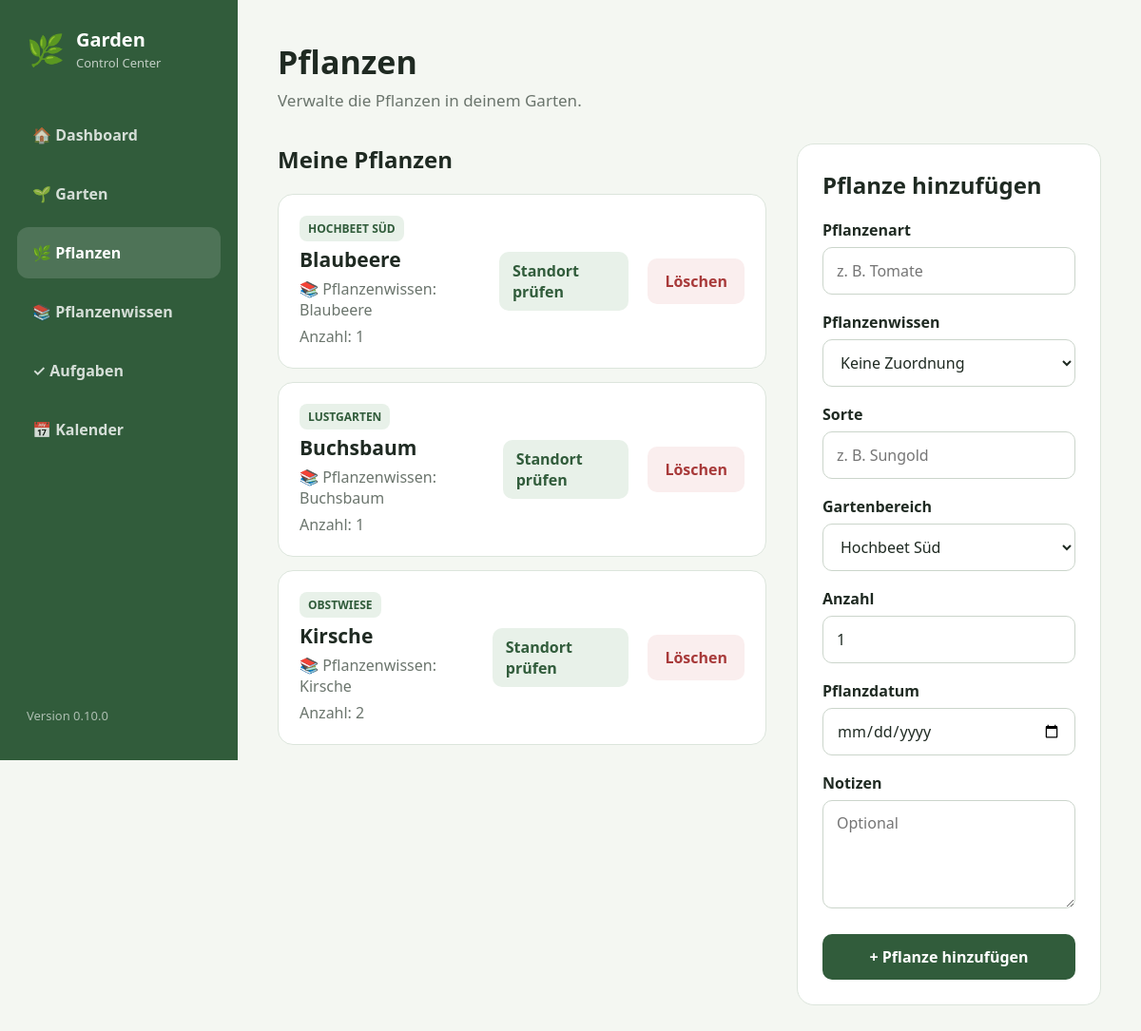
/plants, run on the app's committed database.
### app/models/plant.py (models this page shows)
class Plant(Base):
    __tablename__ = "plants"
    id: Mapped[int] = mapped_column(
        Integer,
        primary_key=True,
        index=True,
    )
    name: Mapped[str] = mapped_column(
        String(100),
        nullable=False,
    )
    variety: Mapped[str | None] = mapped_column(
        String(100),
        nullable=True,
    )
    quantity: Mapped[int] = mapped_column(
        Integer,
        default=1,
        nullable=False,
    )
    planted_at: Mapped[date | None] = mapped_column(
        Date,
        nullable=True,
    )
    notes: Mapped[str | None] = mapped_column(
        Text,
        nullable=True,
    )
    garden_area_id: Mapped[int] = mapped_column(
        ForeignKey("garden_areas.id"),
        nullable=False,
    )
    species_id: Mapped[int | None] = mapped_column(
        ForeignKey("plant_species.id"),
        nullable=True,
    )
    created_at: Mapped[datetime] = mapped_column(
        DateTime,
        default=datetime.now,
    )
    garden_area: Mapped["GardenArea"] = relationship(
        back_populates="plants",
    )
    species: Mapped["PlantSpecies | None"] = relationship(
        back_populates="plants",
    )

### app/models/garden_area.py (models this page shows)
class GardenArea(Base):
    __tablename__ = "garden_areas"
    id: Mapped[int] = mapped_column(
        Integer,
        primary_key=True,
        index=True,
    )
    name: Mapped[str] = mapped_column(
        String(100),
        nullable=False,
    )
    area_type: Mapped[str] = mapped_column(
        String(50),
        nullable=False,
    )
    area_size: Mapped[float | None] = mapped_column(
        Float,
        nullable=True,
    )
    light_condition: Mapped[str | None] = mapped_column(
        String(30),
        nullable=True,
    )
    soil_type: Mapped[str | None] = mapped_column(
        String(100),
        nullable=True,
    )
    soil_ph: Mapped[float | None] = mapped_column(
        Float,
        nullable=True,
    )
    irrigation_zone: Mapped[str | None] = mapped_column(
        String(50),
        nullable=True,
    )
    description: Mapped[str | None] = mapped_column(
        Text,
        nullable=True,
    )
    created_at: Mapped[datetime] = mapped_column(
        DateTime,
        default=datetime.now,
    )
    plants: Mapped[list["Plant"]] = relationship(
        back_populates="garden_area",
        cascade="all, delete-orphan",
    )

### app/models/plant_species.py (models this page shows)
class PlantSpecies(Base):
    __tablename__ = "plant_species"
    id: Mapped[int] = mapped_column(
        Integer,
        primary_key=True,
        index=True,
    )
    name: Mapped[str] = mapped_column(
        String(100),
        nullable=False,
        unique=True,
    )
    category: Mapped[str] = mapped_column(
        String(50),
        nullable=False,
    )
    sowing_start: Mapped[int | None] = mapped_column(
        Integer,
        nullable=True,
    )
    sowing_end: Mapped[int | None] = mapped_column(
        Integer,
        nullable=True,
    )
    planting_start: Mapped[int | None] = mapped_column(
        Integer,
        nullable=True,
    )
    planting_end: Mapped[int | None] = mapped_column(
        Integer,
        nullable=True,
    )
    harvest_start: Mapped[int | None] = mapped_column(
        Integer,
        nullable=True,
    )
    harvest_end: Mapped[int | None] = mapped_column(
        Integer,
        nullable=True,
    )
    water_need: Mapped[str] = mapped_column(
        String(20),
        default="mittel",
        nullable=False,
    )
    nutrient_need: Mapped[str] = mapped_column(
        String(20),
        default="mittel",
        nullable=False,
    )
    light_requirement: Mapped[str | None] = mapped_column(
        String(30),
        nullable=True,
    )
    soil_type: Mapped[str | None] = mapped_column(
        String(100),
        nullable=True,
    )
    soil_moisture_min: Mapped[float | None] = mapped_column(
        Float,
        nullable=True,
    )
    soil_moisture_max: Mapped[float | None] = mapped_column(
        Float,
        nullable=True,
    )
    soil_ph_min: Mapped[float | None] = mapped_column(
        Float,
        nullable=True,
    )
    soil_ph_max: Mapped[float | None] = mapped_column(
        Float,
        nullable=True,
    )
    frost_sensitive: Mapped[bool] = mapped_column(
        Boolean,
        default=False,
        nullable=False,
    )
    waterlogging_sensitive: Mapped[bool] = mapped_column(
        Boolean,
        default=False,
        nullable=False,
    )
    lime_sensitive: Mapped[bool] = mapped_column(
        Boolean,
        default=False,
        nullable=False,
    )
    description: Mapped[str | None] = mapped_column(
        Text,
        nullable=True,
    )
    created_at: Mapped[datetime] = mapped_column(
        DateTime,
        default=datetime.now,
    )
    plants: Mapped[list["Plant"]] = relationship(
        back_populates="species",
    )
    care_rules: Mapped[list["CareRule"]] = relationship(
        back_populates="species",
    )

### app/routers/plants.py (the view)
@router.get("/plants", response_class=HTMLResponse)
async def plants(
    request: Request,
    db: Session = Depends(get_db),
):
    all_plants = (
        db.query(Plant)
        .order_by(Plant.name)
        .all()
    )
    areas = (
        db.query(GardenArea)
        .order_by(GardenArea.name)
        .all()
    )
    species = (
        db.query(PlantSpecies)
        .order_by(PlantSpecies.name)
        .all()
    )
    return templates.TemplateResponse(
        request=request,
        name="plants.html",
        context={
            "page": "plants",
            "app_name": APP_NAME,
            "version": APP_VERSION,
            "plants": all_plants,
            "areas": areas,
            "species": species,
        },
    )

### app/templates/plants.html (shortened to what this page needs)
{% extends "base.html" %}
{% block content %}
<header class="page-header">
            <div>
                <h1>Pflanzen</h1>
                <p>
                    Verwalte die Pflanzen in deinem Garten.
                </p>
            </div>
        </header>
        <section class="two-column">
            <div>
                <h2>Meine Pflanzen</h2>
                {% if plants %}
                <div class="area-list">
                    {% for plant in plants %}
                    <article class="area-card">
                        <div class="area-info">
                            <span class="area-type">
                                {{ plant.garden_area.name }}
                            </span>
                            <h3>
                                {{ plant.name }}
                            </h3>
                            {% if plant.species %}
                            <p>
                                📚 Pflanzenwissen:
                                {{ plant.species.name }}
                            </p>
                            {% endif %}
                            <p>
                                Anzahl: {{ plant.quantity }}
                            </p>
                        </div>
                        <a
                            href="/plants/{{ plant.id }}/analysis"
                            class="secondary-button"
                        >
                            Standort prüfen
                        </a>
                        <form
                            method="post"
                            action="/plants/{{ plant.id }}/delete"
                            onsubmit="return confirm('Pflanze wirklich löschen?');"
                        >
                            <button
                                type="submit"
                                class="danger-button"
                            >
                                Löschen
                            </button>
                        </form>
                    </article>
                    {% endfor %}
                </div>
                {% endif %}
            </div>
            <div>
                <div class="form-card">
                    <h2>
                        Pflanze hinzufügen
                    </h2>
                    {% if areas %}
                    <form
                        method="post"
                        action="/plants"
                    >
                        <label for="name">
                            Pflanzenart
                        </label>
                        <input
                            id="name"
                            name="name"
                            type="text"
                            placeholder="z. B. Tomate"
                            required
                        >
                        <label for="species_id">
                            Pflanzenwissen
                        </label>
                        <select
                            id="species_id"
                            name="species_id"
                        >
                            <option value="">
                                Keine Zuordnung
                            </option>
                        </select>
                        <label for="variety">
                            Sorte
                        </label>
                        <input
                            id="variety"
                            name="variety"
                            type="text"
                            placeholder="z. B. Sungold"
                        >
                        <label for="garden_area_id">
                            Gartenbereich
                        </label>
                        <select
                            id="garden_area_id"
                            name="garden_area_id"
                            required
                        >
                            {% for area in areas %}
                            <option value="{{ area.id }}">
                                {{ area.name }}
                            </option>
                            {% endfor %}
                        </select>
                        <label for="quantity">
                            Anzahl
                        </label>
                        <input
                            id="quantity"
                            name="quantity"
                            type="number"
                            value="1"
                            min="1"
                            required
                        >
                        <label for="planted_at">
                            Pflanzdatum
                        </label>
                        <input
                            id="planted_at"
                            name="planted_at"
                            type="date"
                        >
                        <label for="notes">
                            Notizen
                        </label>
                        <textarea
                            id="notes"
                            name="notes"
                            rows="4"
                            placeholder="Optional"
                        ></textarea>
                        <button
                            type="submit"
                            class="primary-button"
                        >
                            + Pflanze hinzufügen
                        </button>
                    </form>
                    {% endif %}
                </div>
            </div>
        </section>
{% endblock %}

### app/static/css/style.css (style rules this page uses)
:root { --background: #f4f7f2; --surface: #ffffff; --primary: #315c3b; --primary-dark: #24482d; --primary-light: #e8f1e9; --text: #1f2a22; --muted: #6b756d; --border: #dce5dc; --danger: #a83a3a; --danger-background: #faeeee; --radius: 18px; }
* { box-sizing: border-box; }
html, body { margin: 0; min-height: 100%; }
body { font-family: system-ui, -apple-system, BlinkMacSystemFont, "Segoe UI", sans-serif; background: var(--background); color: var(--text); }
a { color: inherit; text-decoration: none; }
button, input, select, textarea { font: inherit; }
.page-header { margin-bottom: 34px; }
.page-header h1 { margin: 0 0 6px; font-size: 34px; }
.page-header p { margin: 0; color: var(--muted); font-size: 17px; }
h2 { margin-top: 0; }
.two-column { display: grid; grid-template-columns: minmax(0, 1.5fr) minmax(320px, 0.7fr); gap: 32px; }
.area-list { display: flex; flex-direction: column; gap: 14px; }
.area-card { display: flex; align-items: center; justify-content: space-between; gap: 20px; padding: 22px; background: var(--surface); border: 1px solid var(--border); border-radius: 16px; }
.area-card h3 { margin: 5px 0; font-size: 21px; }
.area-card p { margin: 6px 0 0; color: var(--muted); }
.area-type { display: inline-block; padding: 5px 9px; background: var(--primary-light); border-radius: 8px; color: var(--primary); font-size: 12px; font-weight: 700; text-transform: uppercase; }
.form-card { padding: 26px; background: var(--surface); border: 1px solid var(--border); border-radius: var(--radius); }
form label { display: block; margin: 18px 0 7px; font-weight: 650; }
input, select, textarea { width: 100%; min-height: 50px; padding: 12px 14px; border: 1px solid #cbd5cb; border-radius: 10px; background: white; color: var(--text); outline: none; }
textarea { resize: vertical; }
button { min-height: 48px; padding: 11px 18px; border: 0; border-radius: 10px; cursor: pointer; font-weight: 650; }
.primary-button { width: 100%; margin-top: 22px; background: var(--primary); color: white; }
.danger-button { background: var(--danger-background); color: var(--danger); }
.secondary-button { min-height: 44px; display: flex; align-items: center; justify-content: center; padding: 9px 14px; background: var(--primary-light); color: var(--primary); border-radius: 10px; font-weight: 650; }

### data on the page
Plant: garden_area.name "HOCHBEET SÜD", name "Blaubeere", species.name "Blaubeere", quantity "1"
Plant: garden_area.name "LUSTGARTEN", name "Buchsbaum", species.name "Buchsbaum", quantity "1"
Plant: garden_area.name "OBSTWIESE", name "Kirsche", species.name "Kirsche", quantity "2"

### other printed values
{{ version }} "0.10.0"
form field garden_area_id "Hochbeet Süd"
